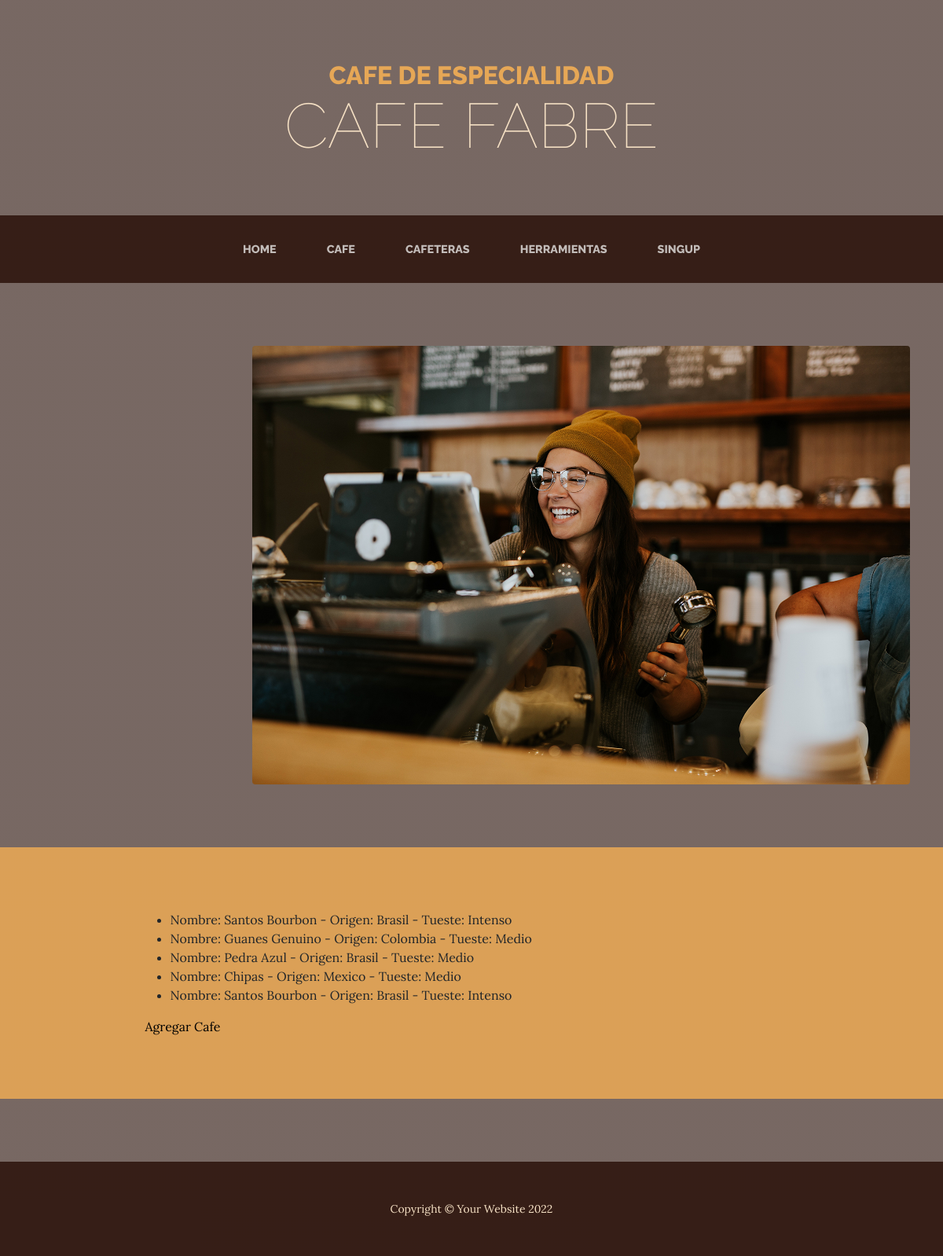
The page /appcafe/cafes/ on the database as committed earlier.
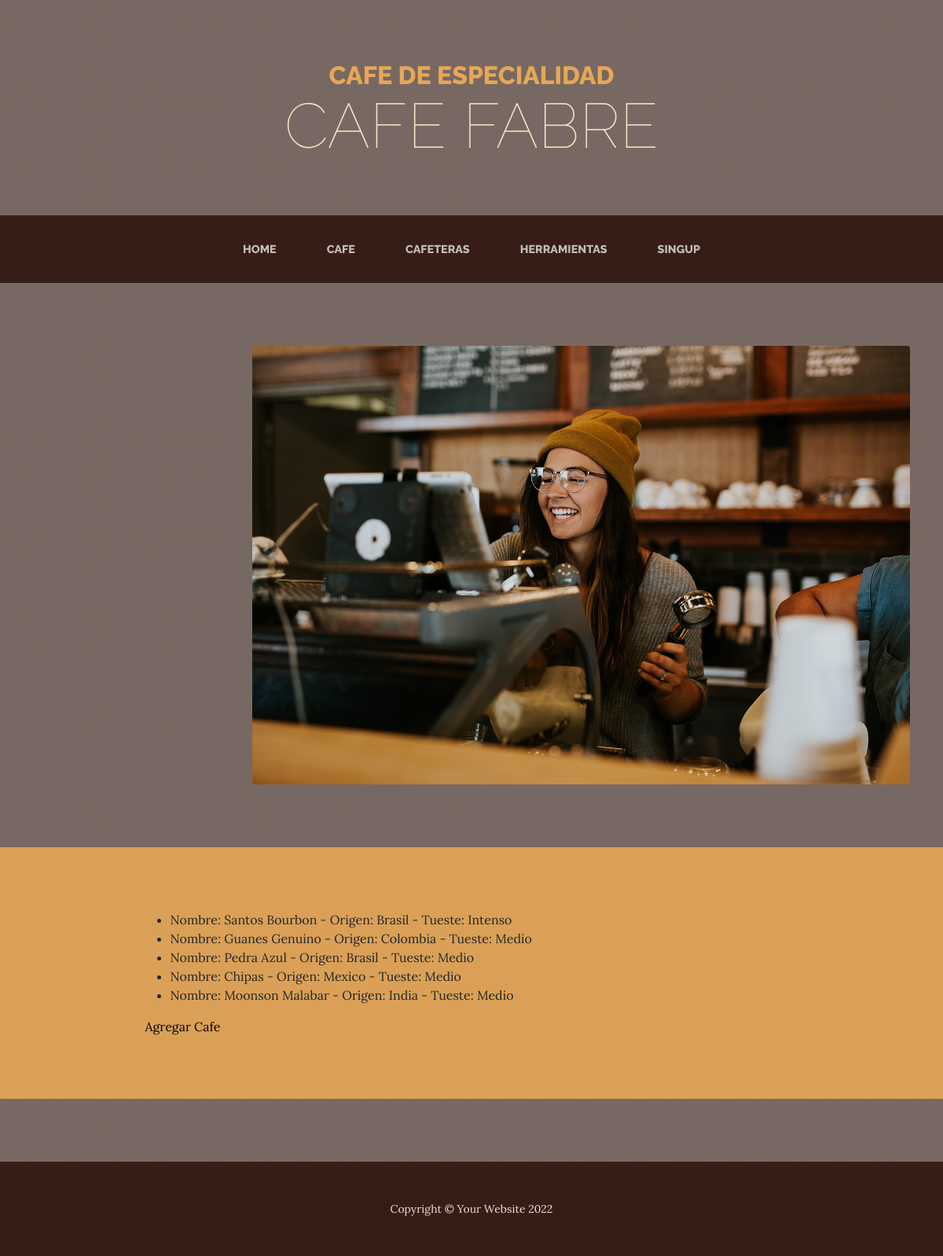
The same page on the database as committed later.
### AppCafe/models.py (models this page shows)
class Cafe(models.Model):
    nombre = models.CharField(max_length=50)
    origen = models.CharField(max_length=50)
    tueste = models.CharField(max_length=50)

### AppCafe/views.py (the view)
# urls.py: path('cafes/', cafes, name="Cafes"),
def cafes(request):
     lista = Cafe.objects.all()
     return render(request, "cafes.html", {"lista_cafes": lista})

### AppCafe/templates/cafes.html
{% extends 'padre.html' %}
{% load static %}
{% block contenidoQueCambia %}
<ul>
    {% for cafe in lista_cafes %}
        <li> Nombre: {{cafe.nombre}} - Origen: {{cafe.origen}} - Tueste: {{cafe.tueste}}</li>
    {% endfor %}
</ul>
<a href="{% url 'CafeFormulario' %}">Agregar Cafe</a>
{% endblock contenidoQueCambia %}

### AppCafe/templates/padre.html (shortened to what this page needs)
<!DOCTYPE html>
<html lang="en">
    <head>
        {% load static %}
        <link href="{% static 'css/styles.css' %}" rel="stylesheet" />
    </head>
    <body>
        <header>
            <h1 class="site-heading text-center text-faded d-none d-lg-block">
                <span class="site-heading-upper text-primary mb-3">Cafe de especialidad</span>
                <span class="site-heading-lower">Cafe Fabre</span>
            </h1>
        </header>
        <nav class="navbar navbar-expand-lg navbar-dark py-lg-4" id="mainNav">
            <div class="container">
                <div class="collapse navbar-collapse" id="navbarSupportedContent">
                    <ul class="navbar-nav mx-auto">
                        <li class="nav-item px-lg-4"><a class="nav-link text-uppercase" href="home">Home</a></li>
                        <li class="nav-item px-lg-4"><a class="nav-link text-uppercase" href="cafes">Cafe</a></li>
                        <li class="nav-item px-lg-4"><a class="nav-link text-uppercase" href="cafeteras">Cafeteras</a></li>
                        <li class="nav-item px-lg-4"><a class="nav-link text-uppercase" href="herramientas">Herramientas</a></li>
                        <li class="nav-item px-lg-4"><a class="nav-link text-uppercase" href="signup">Singup</a></li>
                    </ul>
                </div>
            </div>
        </nav>
        <section class="page-section clearfix">
            <div class="container">
                <div class="intro">
                    <img class="intro-img img-fluid mb-3 mb-lg-0 rounded" src="assets/img/intro.jpg" alt="..." />
                </div>
            </div>
        </section>
        <section class="page-section cta">
            <div class="container">
                <div class="row">
                    <div class="col-xl-9 mx-auto">
                    {% block contenidoQueCambia %}
                    {% endblock contenidoQueCambia %}
                    </div>
                </div>
            </div>
        </section>
        <footer class="footer text-faded text-center py-5">
            <div class="container"><p class="m-0 small">Copyright &copy; Your Website 2022</p></div>
        </footer>
    </body>
</html>

### AppCafe/templates/padre.html (style rules this page uses)
a:link { color: rgb(0, 0, 0); background-color: transparent; text-decoration: none; }

Rows that differ between the two databases and show on the page:
removed Cafe: nombre "Santos Bourbon", origen "Brasil", tueste "Intenso"
added Cafe: nombre "Moonson Malabar", origen "India", tueste "Medio"
